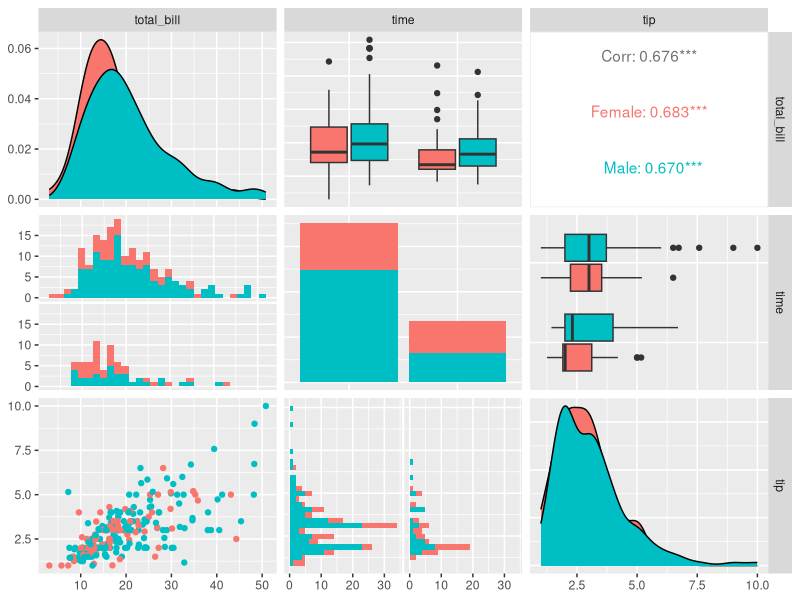
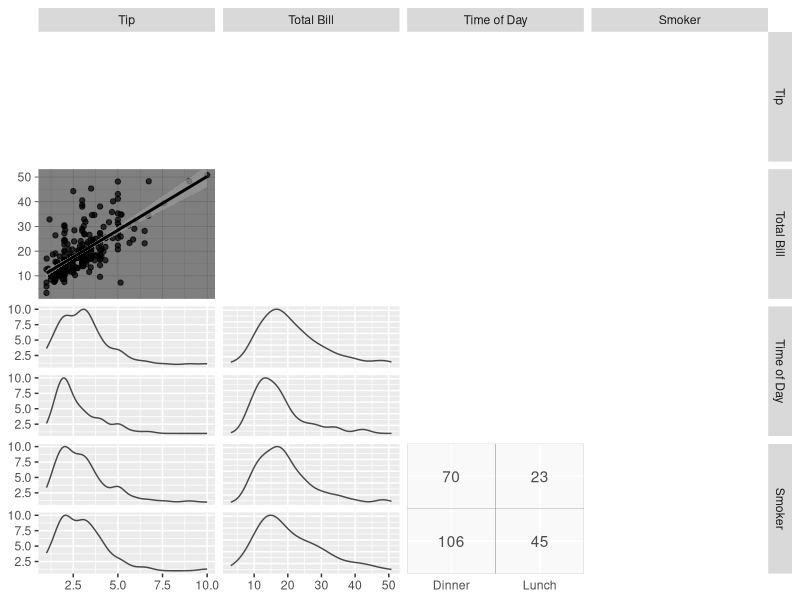

Reproduce these figures in R, in order.
## ---- chunk 1
knitr::opts_chunk$set(echo = TRUE)
options(tidyverse.quiet = TRUE)
## ---- chunk 2
library(tidyverse)
library(GGally)
pm <- ggpairs(tips, mapping = aes(color = sex), columns = c("total_bill", "time", "tip"))
pm

ggpairs |> formals() |> names()

new_tidypivot <- function(){}

formals(ggpairs)

formals(new_tidypivot) <- formals(ggpairs)
# formals(new_tidypivot)$data <- tips #
formals(new_tidypivot)$upper <- "blank" #
formals(new_tidypivot)$lower <- "blank" #


body(new_tidypivot) <- quote({
  
  pairs_obj <- list(
    # data = data,
    # mapping = mapping,
    # columns = columns,
    # title = title,
    upper = upper,
    lower = lower
  )

  # declare class 'tidypivot'
  class(pairs_obj) <- "tidypivot"

  # Return the created object
  invisible(pairs_obj)
  
})
## ---- chunk 3
#' @export
print.tidypivot <- function(pairs_obj){
  
  print(do.call(ggpairs, pairs_obj))
  
  invisible(pairs_obj)
  
}

#' @export
ggpairs_piped <- function(data = NULL){
  
  # thedata <<- data # don't love this
  data <- data %||% data.frame()
  
  pairs_obj <- new_tidypivot()
  
  pairs_obj$data <- data
  
  last_pairs_obj <<- pairs_obj
  
  pairs_obj

}


#' @export
last_ggpairs <- function(){
  
  last_pairs_obj
  
}


set_columns <- function(pairs_obj, columns = NULL){
  pairs_obj$columns <- columns
  last_pairs_obj <<- pairs_obj
  pairs_obj
}

set_mapping <- function(pairs_obj, mapping = NULL){
  pairs_obj$mapping <- mapping
  last_pairs_obj <<- pairs_obj
  pairs_obj
}

set_upper <- function(pairs_obj, upper = formals(ggpairs)$upper){
  pairs_obj$upper <- upper
  last_pairs_obj <<- pairs_obj
  pairs_obj
}

set_lower <- function(pairs_obj, lower = formals(ggpairs)$lower){
  pairs_obj$lower <- lower
  last_pairs_obj <<- pairs_obj
  pairs_obj
}

set_diag <- function(pairs_obj, diag = NULL){
  pairs_obj$diag <- diag
  last_pairs_obj <<- pairs_obj
  pairs_obj
}

set_xlab <- function(pairs_obj, xlab = NULL){
  pairs_obj$xlab <- xlab
  last_pairs_obj <<- pairs_obj
  pairs_obj
}

set_ylab <- function(pairs_obj, ylab = NULL){
  pairs_obj$ylab <- ylab
  last_pairs_obj <<- pairs_obj
  pairs_obj
}

set_columnLabels <- function(pairs_obj, columnLabels = NULL){
  pairs_obj$columnLabels <- columnLabels
  last_pairs_obj <<- pairs_obj
  pairs_obj
}

set_labeller <- function(pairs_obj, labeller = NULL){
  pairs_obj$labeller <- labeller
  last_pairs_obj <<- pairs_obj
  pairs_obj
}

set_switch <- function(pairs_obj, switch = NULL){
  pairs_obj$switch <- switch
  last_pairs_obj <<- pairs_obj
  pairs_obj
}

set_showStrips <- function(pairs_obj, showStrips = NULL){
  pairs_obj$showStrips <- showStrips
  last_pairs_obj <<- pairs_obj
  pairs_obj
}

set_legend <- function(pairs_obj, legend = NULL){
  pairs_obj$legend <- legend
  last_pairs_obj <<- pairs_obj
  pairs_obj
}

set_cardinality_threshold <- function(pairs_obj, cardinality_threshold = NULL){
  pairs_obj$cardinality_threshold <- cardinality_threshold
  last_pairs_obj <<- pairs_obj
  pairs_obj
}

set_progress <- function(pairs_obj, progress = NULL){
  pairs_obj$progress <- progress
  last_pairs_obj <<- pairs_obj
  pairs_obj
}

set_proportions <- function(pairs_obj, proportions = NULL){
  pairs_obj$proportions <- proportions
  last_pairs_obj <<- pairs_obj
  pairs_obj
}



set_title <- function(pairs_obj, title = NULL){

  pairs_obj$title <- title

  last_pairs_obj <<- pairs_obj

  pairs_obj
  
}


collect <- function(pairs_obj){
  
  do.call(ggpairs, pairs_obj)
  
}
## ---- chunk 4
# ggpairs()

ggpairs_piped(tips) 

last_ggpairs() |>
  set_columns(c("total_bill", "time", "tip")) 

last_ggpairs() |>
  set_columnLabels(c("Total Bill", "Lunch or Dinner", "Tip"))

last_ggpairs() |> 
  set_lower()  # brings in ggpairs defaults

last_ggpairs() |> 
  set_mapping(aes(color = time, alpha = I(.7)))

last_ggpairs() |> 
  set_upper()

last_ggpairs() |>
  set_title("A ggpairs plot!")
## ---- chunk 5
ggpairs_piped(tips) |> # simple start univariate plots 
  # to ggpairs - pairwise plots
  set_lower() |> 
  set_upper() |>
  # Columns and Mapping
  set_columns(c("tip", "total_bill", 
                "time", "smoker")) |> 
  set_columns(c( 2, 1, 6, 4)) |>
  set_columnLabels( c("Tip", "Total Bill", 
                      "Time of Day", "Smoker")) |>
  set_mapping(aes(color = time)) |> 
  set_mapping(aes(color = time, alpha = I(.7))) |> 
  # Matrix Sections
  set_lower(list(continuous = "smooth", 
                 combo = "facetdensity",
                 discrete = "crosstable", 
                 mapping = aes(color = NULL))) |>
  set_upper("blank") |>
  set_diag("blank") |>
  collect() ->
pairs


pairs[2, 1] +
  theme_dark() ->
pairs[2, 1]
  
pairs
## ---- chunk 6
ggpairs_piped(tips) |> 
  set_lower() |> # 
  set_columns(c("tip", "total_bill")) |>
  set_lower(list(continuous = "smooth")) |> # lm is default
  set_lower(list(continuous = "autopoint")) |>
  set_lower(list(continuous = "cor")) |>
  set_lower(list(continuous = "density")) |>
  set_lower(list(continuous = "smooth_lm")) |>
  set_lower(list(continuous = "smooth_loess")) |>
  set_columns(c("time", "smoker")) |> 
  set_lower(list(discrete = "autopoint")) |>
  set_lower(list(discrete = "count")) |>
  set_lower(list(discrete = "cross")) |>
  set_lower(list(discrete = "table")) |>
  set_lower(list(discrete = "crosstable")) |>
  set_lower(list(discrete = "ratio")) |> 
  set_lower(list(discrete = "rowbar")) |>
  set_lower(list(discrete = "trends")) |>
  set_lower(list(discrete = "facetbar")) |> # default
  set_columns(c("tip", "smoker")) |>
  set_lower(list(combo = "autopoint")) |>
  set_lower(list(combo = "box")) |>
  set_lower(list(combo = "box_no_facet")) |>
  set_lower(list(combo = "denstrip")) |>
  set_lower(list(combo = "dot")) |>
  set_lower(list(combo = "dot_no_facet"))|>
  set_lower(list(combo = "facetdensitystrip")) |>
  set_lower(list(combo = "facethist")) |>
  set_lower(list(combo = "summarise_by")) |>
  set_lower(list(combo = "trends"))
